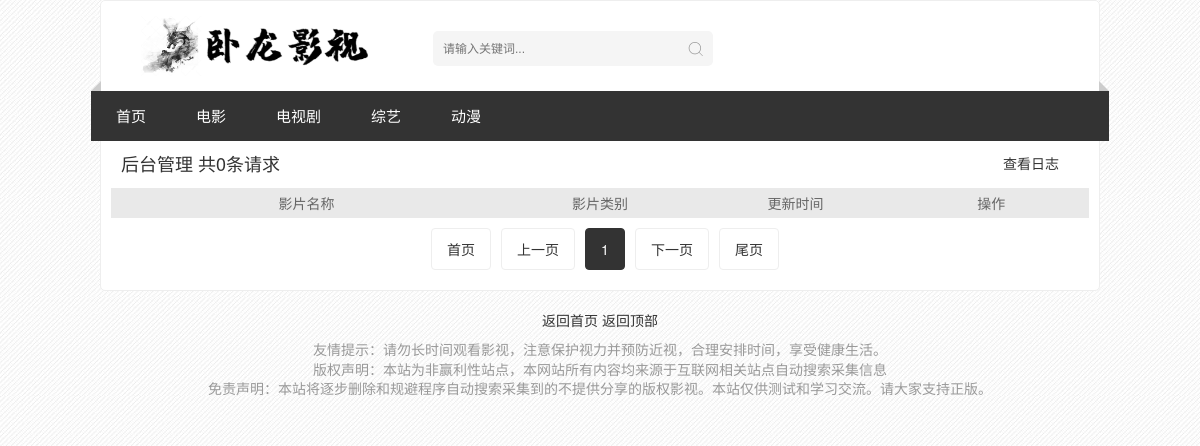
The app's page /video/admin/, older data.
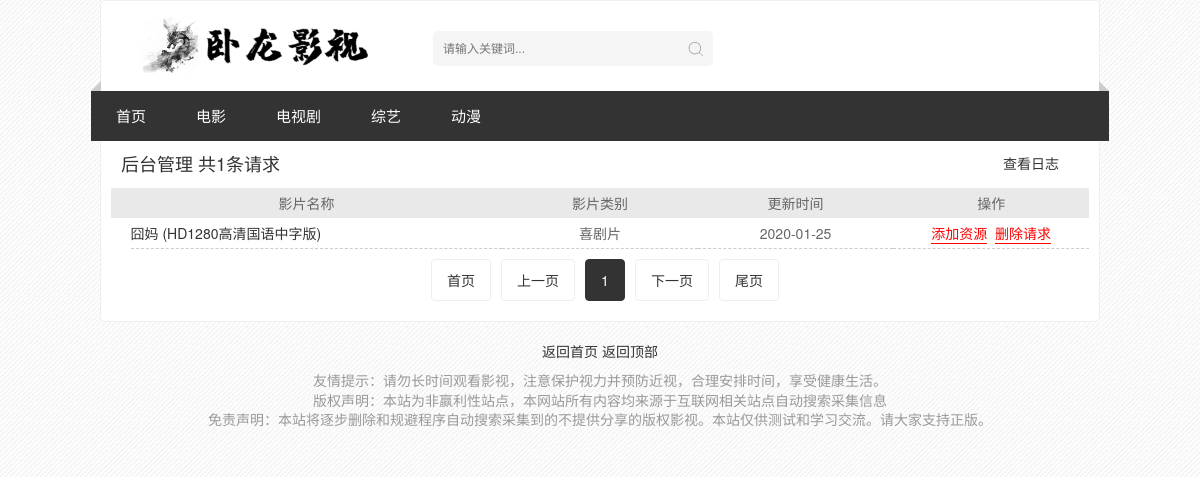
The same page, newer data.
### video/models.py (models this page shows)
class RequestList(models.Model):
    vod_id = models.CharField(max_length=8, unique=True)  # 视频id
    vod_name = models.CharField(max_length=16)    # "警察日记"
    list_name = models.CharField(max_length=16)  # "剧情片"
    vod_continu = models.CharField(max_length=32)
    vod_addtime = models.CharField(max_length=32)
    is_add = models.IntegerField()

### video/views.py (the view)
# urls.py: path('admin/', admin.site.urls),
def admin(request):     # 管理页面
    page_index = int(request.GET.get('page')) if request.GET.get('page') else 1
    data_list = load_request_data()
    data_count = len(data_list)
    page = Page('/video/admin/?page=', page_index, data_count//24 + 1)
    page_str = page.page_str()
    if page_index < data_count//24 + 1:
        start_index = (page_index-1)*24
        end_index = page_index*24
    elif page_index == data_count//24 + 1:
        start_index = (page_index-1)*24
        end_index = data_count
    else:
        return HttpResponse('请求错误')
    request_list = data_list[start_index:end_index]
    return render(request, 'video_admin.html', {
        "request_list": request_list,
        'page_str': page_str,
        "data_count": data_count
    })

### video/func/db_handler.py (called while the page is built)
def load_request_data():  # 从数据库获取数据
    result = models.RequestList.objects.all().values()
    return result

### templates/video_admin.html (shortened to what this page needs)
{% extends "video_layout.html" %}
{% block main %}
<div class="stui-pannel clearfix pt-0">
    <div class="stui-pannel__head clearfix">
        <h3 class="title" style="display: inline;">
            后台管理&nbsp;共{{ data_count }}条请求
        </h3>
        <a href="/video/admin/view_log/" style="float: right;margin-right: 20px;">查看日志</a>
    </div>
    <div class="video_list">
        <ul>
            <li>
                <span style="float: left;width: 40%;background: #e9e9e9;">影片名称</span>
                <span style="float: left;width: 20%;background: #e9e9e9;">影片类别</span>
                <span style="float: right;width: 20%;background: #e9e9e9;">操作</span>
                <span style="float: right;width: 20%;background: #e9e9e9;">更新时间</span>
            </li>
        </ul>
        {% for item in request_list %}
        <ul>
            <li>
                <span style="margin-left: 2%;float: left;width: 38%;text-align: left;border-bottom: 1px dashed #CCC;">
                    <a href="http://www.zuidazy2.com/?m=vod-detail-id-{{ item.vod_id }}.html" target="_blank">
                        <span>{{ item.vod_name}}</span>
                        <span>{{ item.vod_continu}}</span>
                    </a>
                </span>
                <span style="float: left;width: 20%;border-bottom: 1px dashed #CCC;">{{ item.list_name}}</span>
                <span style="float: right;width: 20%;border-bottom: 1px dashed #CCC;">
                    {% if item.is_add == 0 %}
                    <a href="javascript:void(0)" class="add_btn"
                        style="color: red;border-bottom:red 1px solid;">添加资源</a>&nbsp;
                    {% else %}
                    <a href="javascript:void(0)" class="add_btn"
                        style="color: grey;border-bottom:grey 1px solid;">添加资源</a>&nbsp;
                    {% endif %}
                    <a href="javascript:void(0)" class="del_btn"
                        style="color: red;border-bottom:red 1px solid;">删除请求</a>
                </span>
                <span style="float: right;width: 20%;border-bottom: 1px dashed #CCC;">{{ item.vod_addtime}}</span>
            </li>
        </ul>
        {% endfor%}
        <ul class="stui-page text-center clearfix">
            {{ page_str }}
        </ul>
    </div>
</div>
{% endblock %}

Row changes from the older to the newer data that the page shows:
added RequestList: vod_name "囧妈", vod_continu "(HD1280高清国语中字版)", list_name "喜剧片", is_add "添加资源", vod_addtime "2020-01-25"
Text that changed along with them:
{{ data_count }}: "0" → "1"
